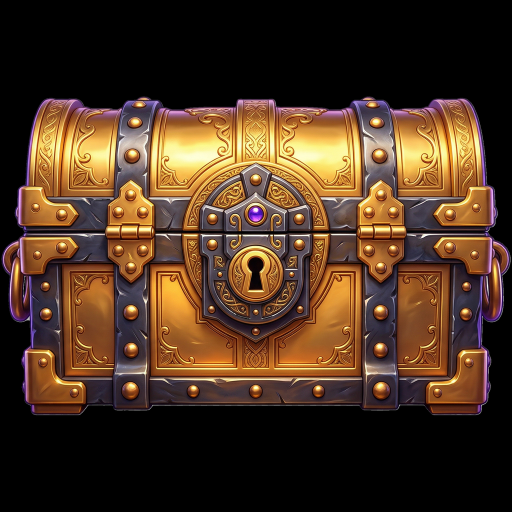
#> input picture assets/ui/journey/chest-gold.png, 1024 x 1024 px (shown at 1/2 size)
$ python -i process_journey_assets.py   (imports and definitions only)
#> lines starting #> are read from the running program, lines starting #| are printed output that depends on the picture; after the words box and inside, x2 and y2 are one past the last pixel; in counts of white or black regions, pixels touching at a corner belong together
import os
import cv2
import numpy as np
from PIL import Image

SRC_DIR = r"C:\Users\Ozgur72\Downloads"
DST_DIR = r"C:\Users\Ozgur72\Desktop\Yeni klasör\neon-grid-puzzle-lab\assets\ui\journey"
# [1 line not run here, left out]

JOBS = [
    ("altın kasa.png", "chest-gold.png", (1024, 1024), "grabcut"),
    ("golden glow.png", "chest-glow-rays.png", (1024, 512), "synth_glow_rays"),
    ("kupa.png", "trophy-silhouette-bg.png", (1200, 900), "synth_trophy"),
    ("koyu mor block.png", "level-tile-locked.png", (72, 72), "grabcut"),
    ("pembe glossy blok.png", "level-tile-completed.png", (72, 72), "grabcut"),
    ("rich altın blok.png", "level-tile-current.png", (72, 72), "grabcut"),
    ("altın gloww.png", "level-tile-current-glow.png", (128, 128), "synth_square_glow"),
    ("cta button base.png", "btn-level-normal.png", (900, 180), "grabcut"),
    ("darker same button.png", "btn-level-pressed.png", (900, 180), "grabcut"),
    ("purple gray same button.png", "btn-level-disabled.png", (900, 180), "grabcut"),
    ("back arrow icon.png", "icon-back.png", (96, 96), "arrow"),
    ("four-point sparkle accent icon.png", "sparkle-star.png", (96, 96), "synth_sparkle"),
]

# [21 lines left out: functions imread_unicode, remove_small_components, not called in this run]


def keep_main_component(alpha, min_ratio=0.0004):
    h, w = alpha.shape
    num, labels, stats, _ = cv2.connectedComponentsWithStats((alpha > 8).astype(np.uint8), connectivity=8)
    if num <= 1:
        return alpha
    areas = stats[:, cv2.CC_STAT_AREA]
    mask = np.zeros_like(alpha)
    min_area = max(10, int(h * w * min_ratio))
    for i in range(1, num):
        area = areas[i]
        if area >= min_area:
            mask[labels == i] = 255
    if mask.max() == 0:
        idx = int(np.argmax(areas[1:]) + 1)
        mask[labels == idx] = 255
    return cv2.bitwise_and(alpha, mask)


def grabcut_rgba(bgr, soft=False):
    h, w = bgr.shape[:2]
    mask = np.zeros((h, w), np.uint8)
    bgd = np.zeros((1, 65), np.float64)
    fgd = np.zeros((1, 65), np.float64)

    rect = (int(w * 0.06), int(h * 0.06), int(w * 0.88), int(h * 0.88))
    cv2.grabCut(bgr, mask, rect, bgd, fgd, 5, cv2.GC_INIT_WITH_RECT)
    alpha = np.where((mask == cv2.GC_FGD) | (mask == cv2.GC_PR_FGD), 255, 0).astype(np.uint8)

    alpha = cv2.medianBlur(alpha, 5)
    alpha = keep_main_component(alpha, min_ratio=0.0006 if soft else 0.0004)

    k = 3 if soft else 2
    kernel = np.ones((k, k), np.uint8)
    alpha = cv2.morphologyEx(alpha, cv2.MORPH_CLOSE, kernel, iterations=1)
    alpha = cv2.GaussianBlur(alpha, (0, 0), 1.2 if soft else 0.9)

    rgba = cv2.cvtColor(bgr, cv2.COLOR_BGR2RGBA)
    rgba[:, :, 3] = alpha
    return rgba


# [176 lines left out: functions glow_rgba, synth_glow_rays, synth_square_glow, synth_sparkle, synth_trophy, arrow_rgba and 3 more, not called in this run]


# [59 lines not run here, left out]

>>> import cv2
>>> picture = cv2.imread('../assets/ui/journey/chest-gold.png')
#> picture is the input picture: shape (1024, 1024, 3); mean B, G, R 33.8, 52.2, 75.8
>>> result = grabcut_rgba(picture)
#> after the loop in keep_main_component, `for i in range(1, num):`:
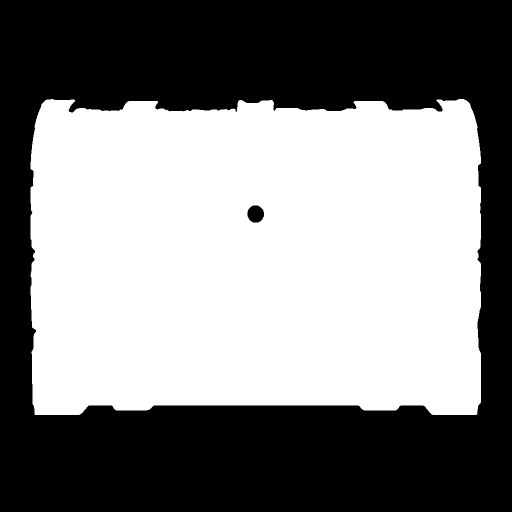
#> mask: shape (1024, 1024) (shown at 1/2 size); 51.5% white; 2 black regions, box (x1, y1, x2, y2) and area: (0, 0, 1024, 1024) 508149, (495, 411, 528, 445) 900
#> in grabcut_rgba, `rgba[:, :, 3] = alpha`:
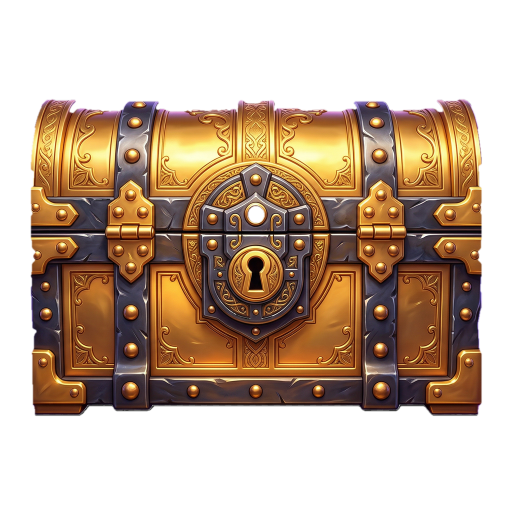
#> rgba: shape (1024, 1024, 4) (shown at 1/2 size); mean R, G, B, A 75.8, 52.2, 33.8, 131.2; transparent parts drawn white

$ run again, on assets/ui/journey/trophy-silhouette-bg.webp
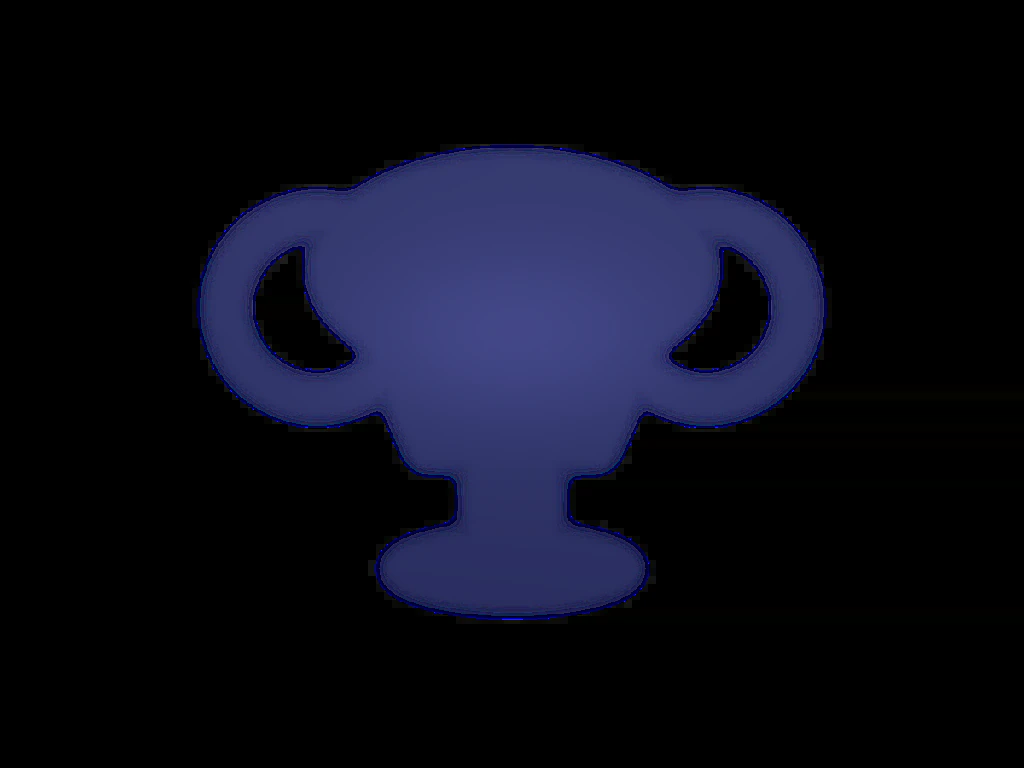
#> input picture assets/ui/journey/trophy-silhouette-bg.webp, 1024 x 768 px
#> picture is the input picture: shape (768, 1024, 3); mean B, G, R 24.7, 12.2, 11.2
#> after the loop in keep_main_component, `for i in range(1, num):`:
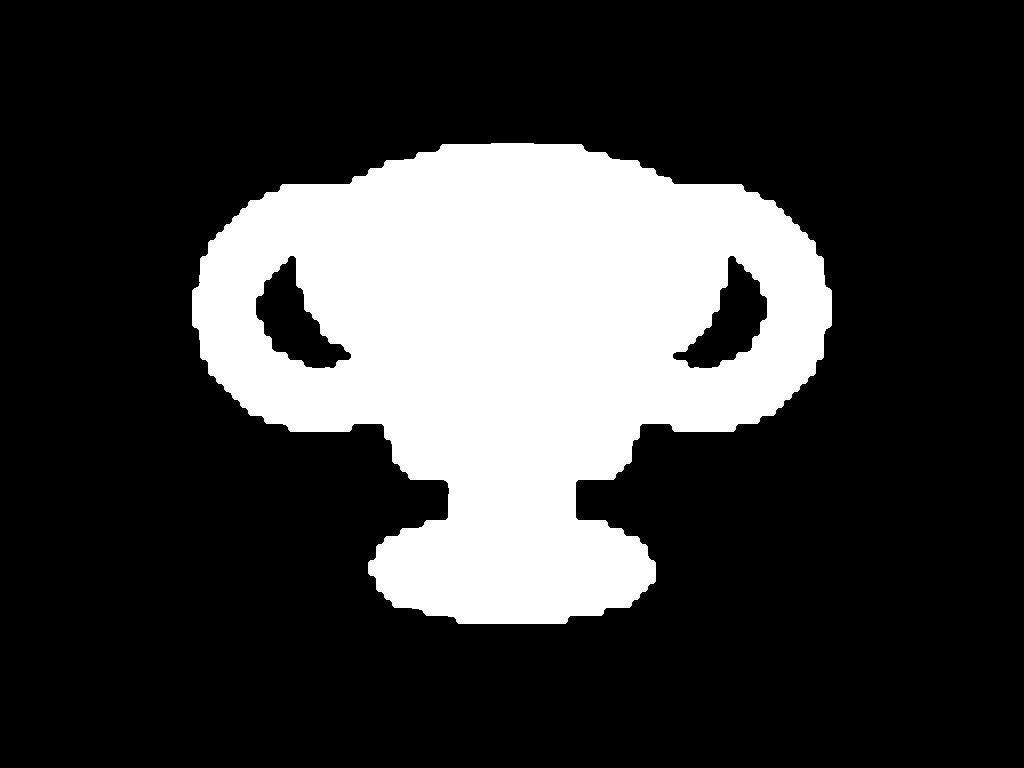
#> mask: shape (768, 1024); 23.7% white; 1 white region, box (x1, y1, x2, y2) and area: (192, 143, 832, 624) 186167
#> in grabcut_rgba, `rgba[:, :, 3] = alpha`:
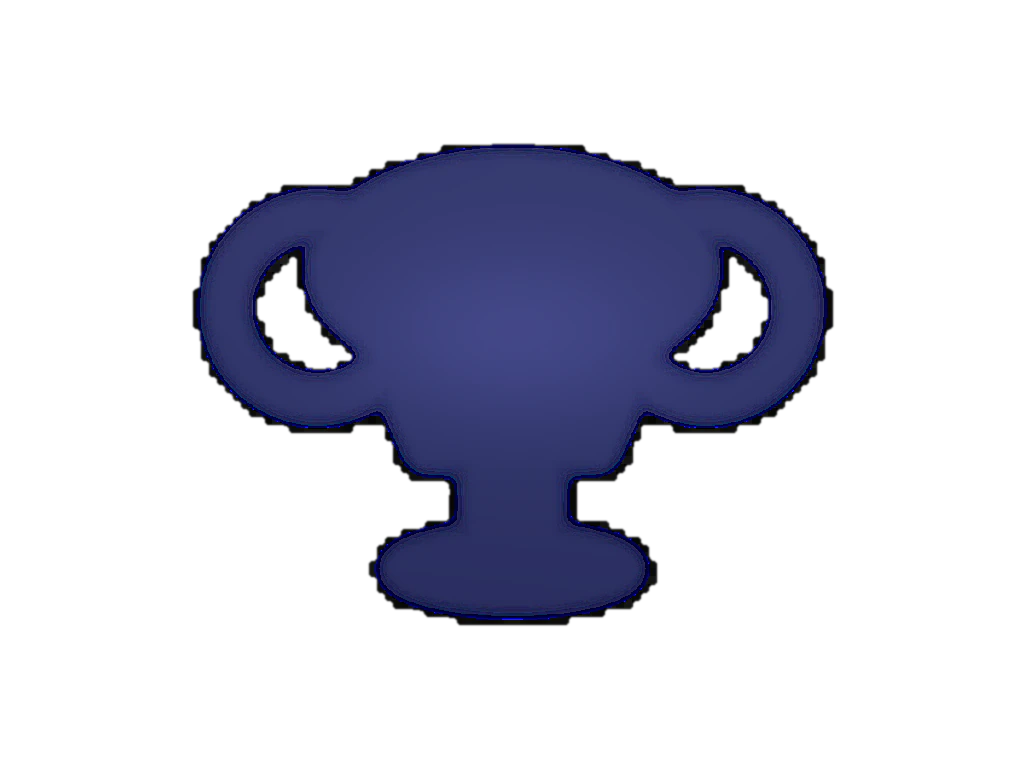
#> rgba: shape (768, 1024, 4); mean R, G, B, A 11.2, 12.2, 24.7, 60.4; transparent parts drawn white
